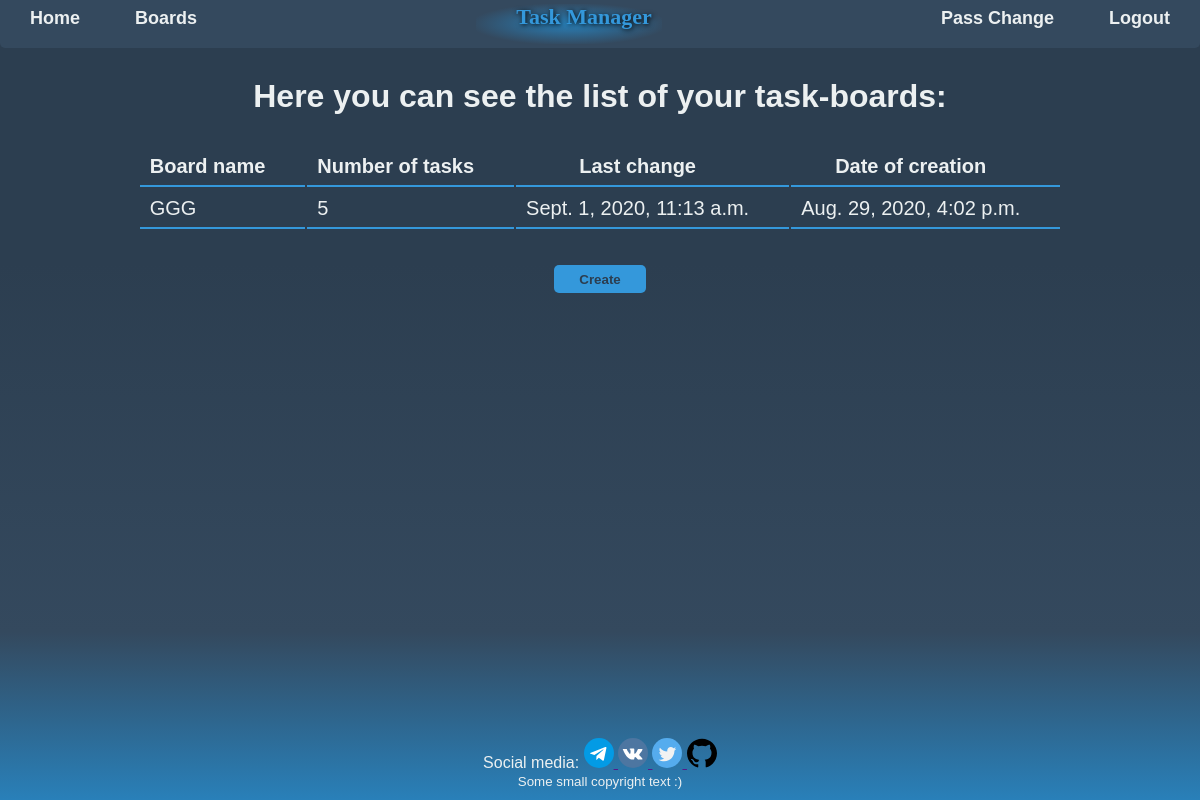
The app's page /boards/ (signed in), older data.
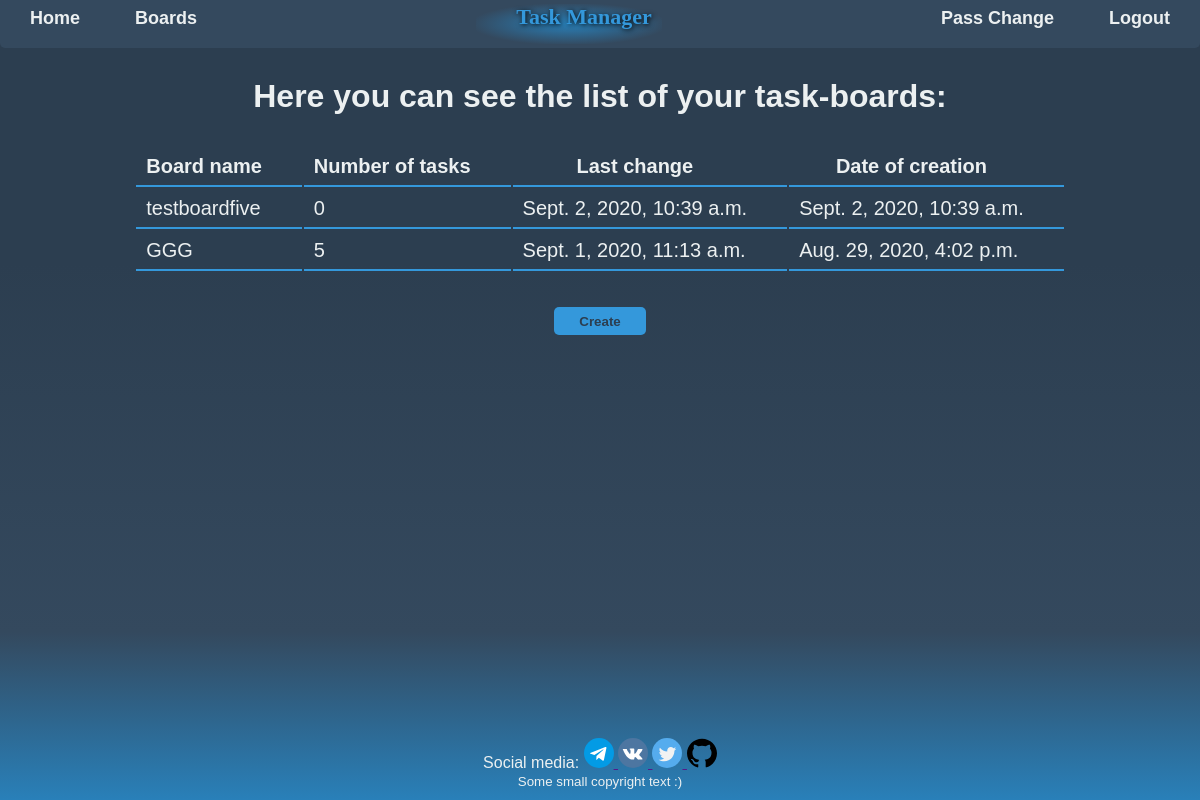
The same page, newer data.
### task_manager/models.py (models this page shows, shortened)
class TaskBoard(models.Model):
	user = models.ForeignKey(settings.AUTH_USER_MODEL, default=1,
		on_delete=models.CASCADE)
	name = models.CharField(max_length=32)
	task_count = models.IntegerField(default=0)
	pub_date = models.DateTimeField(auto_now_add=True)
	last_change = models.DateTimeField(auto_now=True)
	class Meta:
		ordering = ['-pub_date']
		verbose_name = 'Board'
		verbose_name_plural = 'Boards'

### task_manager/views.py (the view, shortened to what this page needs)
# urls.py: path('boards/', BoardsView.as_view(), name='view_boards'),
class BoardsView(View, LoginRequiredMixin):
	login_url='login_url'
	def get(self, request):
		boards = TaskBoard.objects.filter(user=request.user)
		form =  BoardForm()
		context = {
			'board_count': len(boards),
			'boards': boards,
			'form': form,
		}
		return render(request, 'task_manager/boards.html', context=context)

### task_manager/templates/task_manager/boards.html (shortened to what this page needs)
{% extends "index.html" %}
{% block main %}
	<div class="container">
		<div class="boards-container">
			<div class="boards-title">
				<h1> Here you can see the list of your task-boards:</h1>
			</div>
			{% if board_count %}
				<table class="tasks-table">
					<tr class="tr-h">
						<th>Board name</th><th>Number of tasks</th><th>Last change</th><th>Date of creation</th>
					</tr>
					{% for board in boards %}
						<tr class="tr-n" onclick="window.location.href='{% url 'view_tasks' board_id=board.id %}'">
							<td>{{ board.name }}</td>
							<td>{{ board.task_count}}</td>
							<td>{{ board.last_change }}</td>
							<td>{{ board.pub_date }}</td>
						</tr>
					{% endfor %}
				</table>
			{% endif %}
			<div style="text-align: center;">
				<button onclick="form_manage('form-wrap')" class="tb-btn js-tb-btn"> Create </button>
			</div>
		</div>
	</div>
{% endblock main %}

### templates/index.html (shortened to what this page needs)
{% load static %}
<!DOCTYPE html>
<html>
<head>
	<link rel="stylesheet" href="{% static '/css/style.css' %}">
</head>
<body>
	<header>
		<div class="container">
			<div class="nav-wrap">
				<ul class="nav-menu-left">
					<li><a href=" {% url 'view_main' %}"> Home </a></li>
					<li><a href=" {% url 'view_boards' %}"> Boards </a></li>
				</ul>
				<div class="header-logo">
					Task Manager
				</div>
				<ul class="nav-menu-right">
					{% if  user.is_authenticated %}
					    <li><a href="{% url 'password_change' %}"> Pass Change </a></li>
						<li><a href="{% url 'logout_url'%}"> Logout </a></li>
					{% else %}
						<li><a href="{% url 'reg_user_url' %}"> SignUp </a></li>
						<li><a href="{% url 'login_url'%}"> Login </a></li>
					{% endif %}
				</ul>
			</div>
		</div>
	</header>
	<main>
		{% block main %}
		{% endblock main %}
	</main>
	<footer>
		<div class="container">
			<div class="footer-wrap">
				<div class="footer-social">
					Social media:
					<div class="socials">
						<a href=""> <img src="{% static '/img/tg.svg' %}" height="30" onclick="nonsoc()"> </a>
						<a href=""> <img src="{% static '/img/vk.svg' %}" height="30" onclick="nonsoc()"> </a>
						<a href=""> <img src="{% static '/img/tw.svg' %}" height="30" onclick="nonsoc()"> </a>
						<a href=""> <img src="{% static '/img/gh.svg' %}" height="30" onclick="nonsoc()"> </a>
					</div>
				</div>
					<small>
						Some small copyright text :)
					</small>
			</div>
		</div>
	</footer>
</body>
</html>

### task_manager/templates/task_manager/includes/form_b.html (shortened to what this page needs)
{% load widget_tweaks %}

### static/css/style.css (style rules this page uses)
*, *::before, *::after { box-sizing: border-box; margin: 0; padding: 0; }
body { font-family: 'Ubuntu', sans-serif; height: 100vh; font-size: 16px; font-weight: 400; line-height: normal; color: #ecf0f1; background: rgb(44,62,80); background: linear-gradient(180deg, rgba(44,62,80,1) 33%, rgba(52,73,94,1) 79%, rgba(41,128,185,1) 100%); background-attachment: fixed; }
header { margin-bottom: 5px; }
main { min-height: 80vh; }
footer { margin-top: 15px; }
.socials { display: inline-block; }
.nav-wrap { font-weight: bold; font-size: 18px; height: 48px; padding: 0 5px; width: 100%; background-color: #34495e; display: flex; justify-content: space-between; border-bottom-left-radius: 5px; border-bottom-right-radius: 5px; }
.nav-wrap a { text-decoration: none; color: #ecf0f1; transition-duration: 0.35s; }
.nav-menu-left li { text-decoration: none; list-style: none; display: inline-block; margin: 8px 25px; }
.nav-menu-right li { list-style: none; display: inline-block; margin: 8px 25px; }
.header-logo { display: inline-block; font-family: 'Pacifico', cursive; color: #3498db; font-size: 22px; border-radius: 6px; background: rgb(41,128,185); background: radial-gradient( rgba(41,128,185,1) 0%, rgba(52,73,94,1) 75%); margin: 4px 0px; padding: 0 10px; padding-left: 40px; text-shadow: 1px 1px 5px black; }
.container { max-width: 1280px; margin: 0 auto; }
.tb-btn, .btn { color: #2c3e50; font-weight: bold; border: none; border-radius: 5px; background-color: #3498db; height: 28px; width: 92px; margin: 4px 5px; transition-duration: 0.2s; }
.footer-wrap { width: 100%; padding: 5px 5px; text-align: center; }
.boards-title { margin: 30px 0; text-align: center; }
.tasks-table { margin: 30px auto; font-size: 20px; }
.tasks-table td,th { border-bottom: 2px solid #3498db; height: 40px; width: auto; padding-right: 40px; padding-left: 10px; }

Row changes from the older to the newer data that the page shows:
added TaskBoard: name "testboardfive", task_count "0", last_change "Sept. 2, 2020, 10:39 a.m.", pub_date "Sept. 2, 2020, 10:39 a.m."
